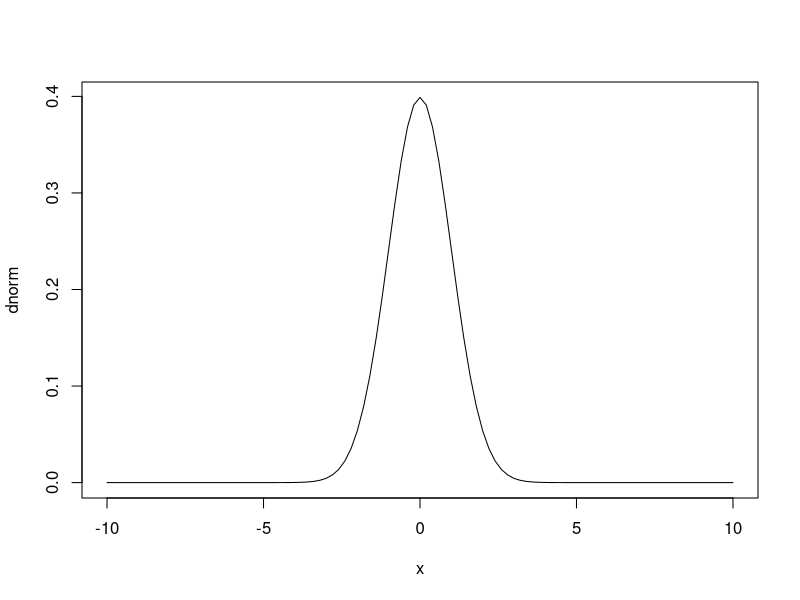
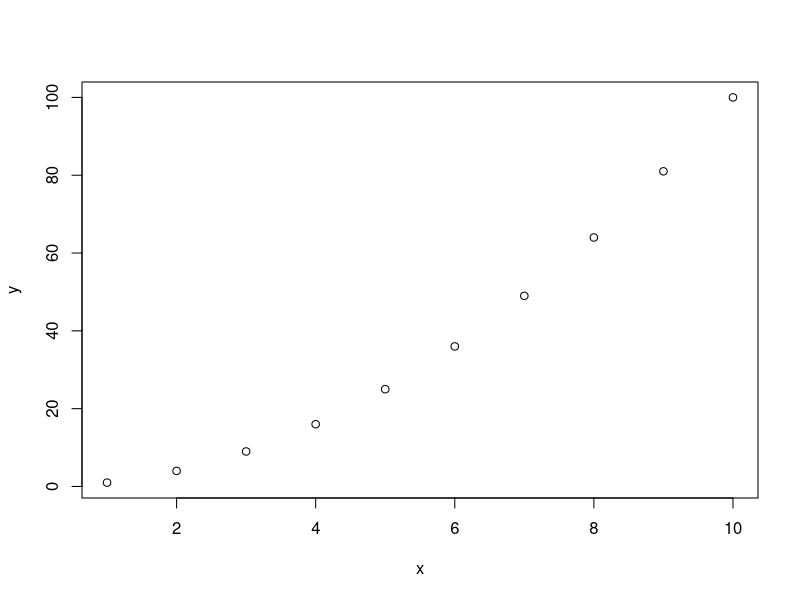

R code for these plots, in order:
installed.packages()
install.packages('ggplot2')
??ggplot2
data(cars)
print(cars)

2*3
7/2
7%%2

plot(dnorm, from = -10, to = 10)
x <- 1:10
y <- x^2
plot(x,y)

w <- 13
13 -> y
z = 13
